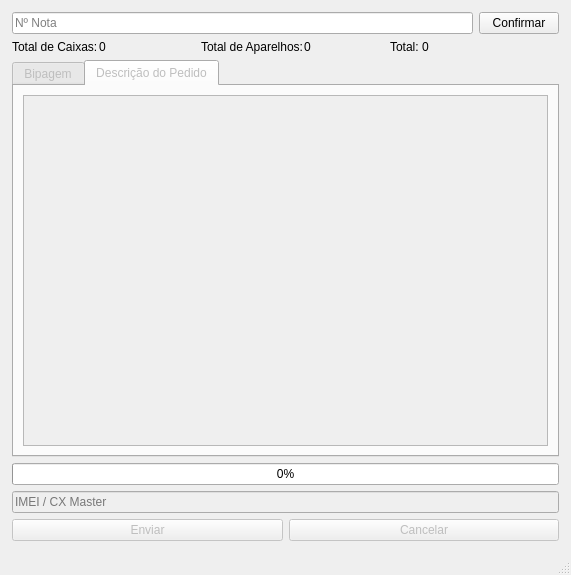
<?xml version="1.0" encoding="UTF-8"?>
<ui version="4.0">
 <class>MainWindow</class>
 <widget class="QMainWindow" name="MainWindow">
  <property name="geometry">
   <rect>
    <x>0</x>
    <y>0</y>
    <width>571</width>
    <height>575</height>
   </rect>
  </property>
  <property name="acceptDrops">
   <bool>false</bool>
  </property>
  <property name="windowTitle">
   <string>Bipador</string>
  </property>
  <property name="windowIcon">
   <iconset>
    <normaloff>app.ico</normaloff>app.ico</iconset>
  </property>
  <property name="animated">
   <bool>true</bool>
  </property>
  <widget class="QWidget" name="centralwidget">
   <layout class="QVBoxLayout" name="verticalLayout">
    <property name="leftMargin">
     <number>12</number>
    </property>
    <property name="topMargin">
     <number>12</number>
    </property>
    <property name="rightMargin">
     <number>12</number>
    </property>
    <property name="bottomMargin">
     <number>12</number>
    </property>
    <item>
     <layout class="QHBoxLayout" name="horizontalLayout_4">
      <item>
       <widget class="QLineEdit" name="tbPedido">
        <property name="enabled">
         <bool>true</bool>
        </property>
        <property name="statusTip">
         <string/>
        </property>
        <property name="text">
         <string/>
        </property>
        <property name="placeholderText">
         <string>Nº Nota</string>
        </property>
       </widget>
      </item>
      <item>
       <widget class="QPushButton" name="btConfirmar">
        <property name="enabled">
         <bool>true</bool>
        </property>
        <property name="text">
         <string>Confirmar</string>
        </property>
        <property name="checkable">
         <bool>false</bool>
        </property>
       </widget>
      </item>
     </layout>
    </item>
    <item>
     <layout class="QHBoxLayout" name="horizontalLayout_3">
      <property name="spacing">
       <number>20</number>
      </property>
      <item>
       <layout class="QHBoxLayout" name="horizontalLayout_2">
        <property name="spacing">
         <number>1</number>
        </property>
        <item>
         <widget class="QLabel" name="label">
          <property name="text">
           <string>Total de Caixas:</string>
          </property>
         </widget>
        </item>
        <item>
         <widget class="QLabel" name="lbTotalCaixa">
          <property name="enabled">
           <bool>true</bool>
          </property>
          <property name="text">
           <string>0</string>
          </property>
         </widget>
        </item>
       </layout>
      </item>
      <item>
       <layout class="QHBoxLayout" name="horizontalLayout">
        <property name="spacing">
         <number>1</number>
        </property>
        <item>
         <widget class="QLabel" name="label_3">
          <property name="text">
           <string>Total de Aparelhos:</string>
          </property>
         </widget>
        </item>
        <item>
         <widget class="QLabel" name="lbTotalAparelho">
          <property name="text">
           <string>0</string>
          </property>
         </widget>
        </item>
       </layout>
      </item>
      <item>
       <layout class="QFormLayout" name="formLayout">
        <property name="horizontalSpacing">
         <number>0</number>
        </property>
        <property name="verticalSpacing">
         <number>1</number>
        </property>
        <item row="0" column="0">
         <widget class="QLabel" name="label_5">
          <property name="text">
           <string>Total: </string>
          </property>
         </widget>
        </item>
        <item row="0" column="1">
         <widget class="QLabel" name="lbTotal">
          <property name="text">
           <string>0</string>
          </property>
         </widget>
        </item>
       </layout>
      </item>
     </layout>
    </item>
    <item>
     <widget class="QTabWidget" name="tbAbas">
      <property name="enabled">
       <bool>false</bool>
      </property>
      <property name="currentIndex">
       <number>1</number>
      </property>
      <widget class="QWidget" name="tab">
       <attribute name="title">
        <string>Bipagem</string>
       </attribute>
       <layout class="QVBoxLayout" name="verticalLayout_2">
        <item>
         <widget class="QListWidget" name="lvIMEI">
          <property name="enabled">
           <bool>false</bool>
          </property>
         </widget>
        </item>
       </layout>
      </widget>
      <widget class="QWidget" name="tab_2">
       <attribute name="title">
        <string>Descrição do Pedido</string>
       </attribute>
       <layout class="QVBoxLayout" name="verticalLayout_3">
        <item>
         <widget class="QTableWidget" name="tbDescricao">
          <property name="enabled">
           <bool>false</bool>
          </property>
          <attribute name="horizontalHeaderVisible">
           <bool>false</bool>
          </attribute>
          <attribute name="horizontalHeaderHighlightSections">
           <bool>false</bool>
          </attribute>
          <attribute name="verticalHeaderVisible">
           <bool>false</bool>
          </attribute>
          <attribute name="verticalHeaderHighlightSections">
           <bool>false</bool>
          </attribute>
         </widget>
        </item>
       </layout>
      </widget>
     </widget>
    </item>
    <item>
     <widget class="QProgressBar" name="pbProgresso">
      <property name="enabled">
       <bool>true</bool>
      </property>
      <property name="maximum">
       <number>100</number>
      </property>
      <property name="value">
       <number>0</number>
      </property>
     </widget>
    </item>
    <item>
     <widget class="QLineEdit" name="tbIMEI">
      <property name="enabled">
       <bool>false</bool>
      </property>
      <property name="placeholderText">
       <string>IMEI / CX Master</string>
      </property>
     </widget>
    </item>
    <item>
     <layout class="QHBoxLayout" name="horizontalLayout_5">
      <item>
       <widget class="QPushButton" name="btEnviar">
        <property name="enabled">
         <bool>false</bool>
        </property>
        <property name="mouseTracking">
         <bool>false</bool>
        </property>
        <property name="tabletTracking">
         <bool>false</bool>
        </property>
        <property name="acceptDrops">
         <bool>false</bool>
        </property>
        <property name="text">
         <string>Enviar</string>
        </property>
       </widget>
      </item>
      <item>
       <widget class="QPushButton" name="btCancelar">
        <property name="enabled">
         <bool>false</bool>
        </property>
        <property name="text">
         <string>Cancelar</string>
        </property>
       </widget>
      </item>
     </layout>
    </item>
   </layout>
  </widget>
  <widget class="QStatusBar" name="statusbar"/>
 </widget>
 <tabstops>
  <tabstop>tbPedido</tabstop>
  <tabstop>btConfirmar</tabstop>
  <tabstop>tbIMEI</tabstop>
  <tabstop>btEnviar</tabstop>
  <tabstop>btCancelar</tabstop>
  <tabstop>tbAbas</tabstop>
  <tabstop>lvIMEI</tabstop>
 </tabstops>
 <resources/>
 <connections/>
</ui>
